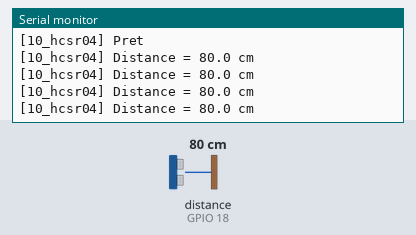
Bench run of a sketch on a simulated ESP32. Parts: the last lines printed to the serial monitor. Wiring (inferred from the names in the program): ultrasonic range finder: trigger GPIO 5; echo GPIO 18. The test bench sets the inputs (shaded band); at power-on: distance to the obstacle (sensor on GPIO 18) 80 cm. The echo pulse lasts 58.3 µs per cm.

Above: at 1.4 s.
1.5 s: distance to the obstacle (sensor on GPIO 18) set to 2 cm
At 1.71 s:
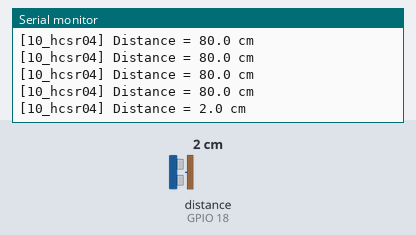
3.0 s: distance to the obstacle (sensor on GPIO 18) set to 4 cm
At 3.21 s:
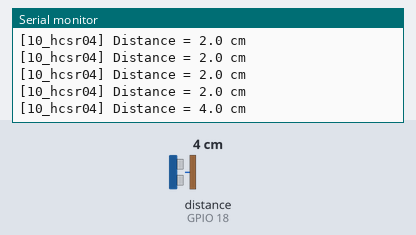
Timing chart, 0 to 6.0 s (numbered marks = the images above; inputs shaded):
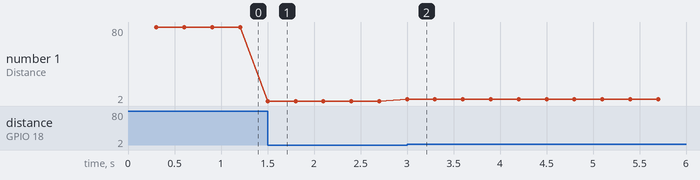

Measured:
- after the input at 1.5 s, the serial monitor: prints a new line at once (image 1)
- after the input at 3.0 s, the serial monitor: prints a new line at once (image 2)
- plotted number 1: 80 → 2 after the input at 1.5 s

The sketch:

10_hcsr04.ino
```cpp
/*
 * Projet 10 - Capteur ultrason HC-SR04
 * Cible : ESP32 / Uno
 * But : mesurer une distance par temps de vol ultrason (pulseIn), sans delay()
 * bloquant pour le declenchement (utilisation de millis() pour cadencer les mesures).
 *
 * ATTENTION MATERIELLE : le HC-SR04 est un capteur 5V. Voir wiring.md pour le
 * diviseur de tension obligatoire sur ECHO cote ESP32.
 */

#include <Arduino.h>

const uint8_t TRIG_PIN = 5;
const uint8_t ECHO_PIN = 18; // relie via diviseur de tension (voir wiring.md)
const unsigned long MEASURE_INTERVAL_MS = 300;
const unsigned long ECHO_TIMEOUT_US = 30000UL; // ~5m max, evite un blocage si pas d'echo

unsigned long lastMeasureTime = 0;

float measureDistanceCm() {
  digitalWrite(TRIG_PIN, LOW);
  delayMicroseconds(2);
  digitalWrite(TRIG_PIN, HIGH);
  delayMicroseconds(10);
  digitalWrite(TRIG_PIN, LOW);

  unsigned long duration = pulseIn(ECHO_PIN, HIGH, ECHO_TIMEOUT_US);
  if (duration == 0) {
    return -1.0; // pas d'echo recu (hors portee ou obstacle absent)
  }
  // vitesse du son ~343 m/s a 20C => 0.0343 cm/us, aller-retour => /2
  return (duration * 0.0343) / 2.0;
}

void setup() {
  Serial.begin(115200);
  delay(200);
  pinMode(TRIG_PIN, OUTPUT);
  pinMode(ECHO_PIN, INPUT);
  digitalWrite(TRIG_PIN, LOW);
  Serial.println("[10_hcsr04] Pret");
}

void loop() {
  unsigned long now = millis();
  if (now - lastMeasureTime >= MEASURE_INTERVAL_MS) {
    lastMeasureTime = now;
    float distance = measureDistanceCm();
    if (distance < 0) {
      Serial.println("[10_hcsr04] Hors de portee / pas d'echo");
    } else {
      Serial.printf("[10_hcsr04] Distance = %.1f cm\n", distance);
    }
  }
}
```
